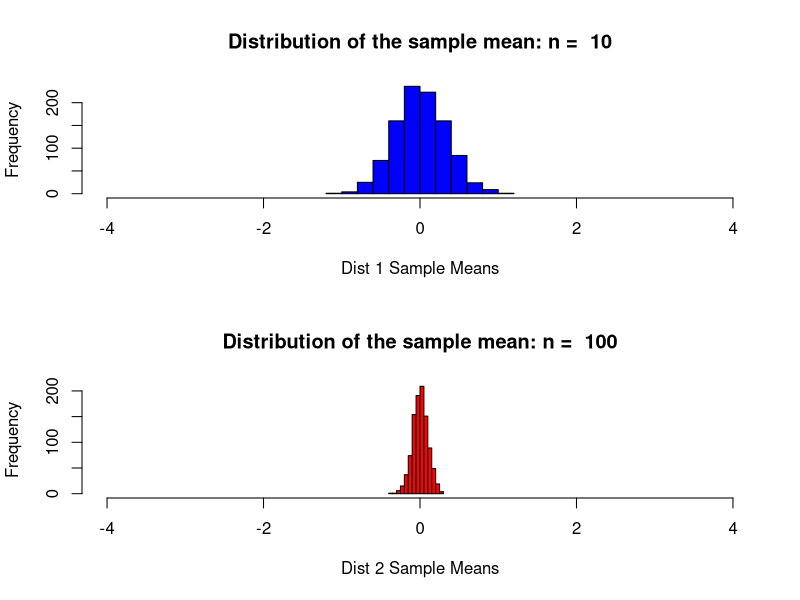

Here is the R script that generated this plot:
## ---- chunk 1
knitr::opts_chunk$set(echo = TRUE)
## ---- chunk 2
#df = read.table("/Users/bivin/Desktop/OLD COMPUTER ARCHIVES/KadAfrica/MSDS/DDS/MSDS 6306/Unit 5/yob2016.txt",stringsAsFactors = FALSE,header = FALSE,sep = ";")
n1 = 10 # sample size per sample for 1st distribution
n2 = 100 # sample size per sample for 2nd distribution (we will compare these distribuions) 
simulations = 1000 #number of samples and thus number of xbars we will generate.  
mu = 0; # mean parameter for use with normal distribuions
sigma = 1; # standard deviation parameter for use with normal distribuions
## ---- chunk 3
xbar_holder1 = numeric(simulations) # This will hold all the sample means for the first distribution.
xbar_holder2 = numeric(simulations) # This will hold all the sample means for the second distribution.
## ---- chunk 4
for (i in 1:simulations)
{ 
  sample1 = rnorm(n1,mean = mu, sd = sigma)
  sample2 = rnorm(n2,mean = mu, sd = sigma)
  xbar1 = mean(sample1)
  xbar2 = mean(sample2)
  xbar_holder1[i] = xbar1
  xbar_holder2[i] = xbar2
}
## ---- chunk 5
par(mfrow = c(2,1))
hist(xbar_holder1, col = "blue", main = paste("Distribution of the sample mean: n = ", n1), xlab = "Dist 1 Sample Means", xlim = c(-4,4))
hist(xbar_holder2, col = "red", main = paste("Distribution of the sample mean: n = ", n2), xlab = "Dist 2 Sample Means", xlim = c(-4,4))
## ---- chunk 6
summary(xbar_holder1) #5 number summary and the mean
summary(xbar_holder2) #5 number summary and the mean
sd(xbar_holder1) # standard deviation of dstribuion 1
sd(xbar_holder2) #standard deviation of distribuion 2

